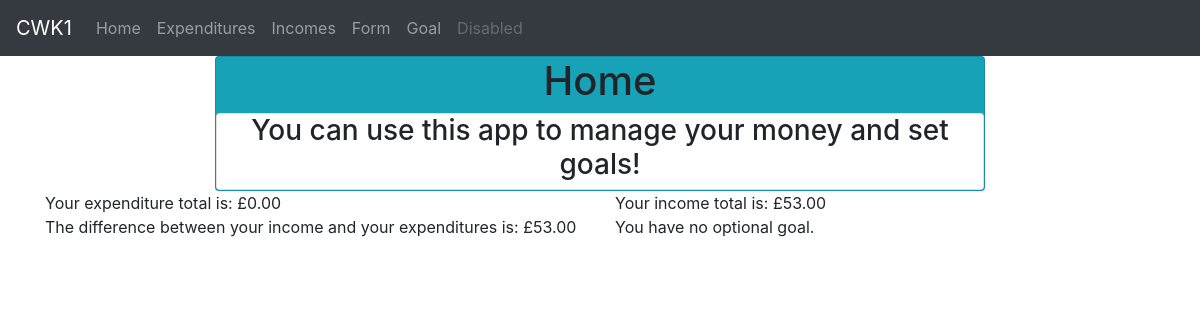
Page /home on the earlier database version.
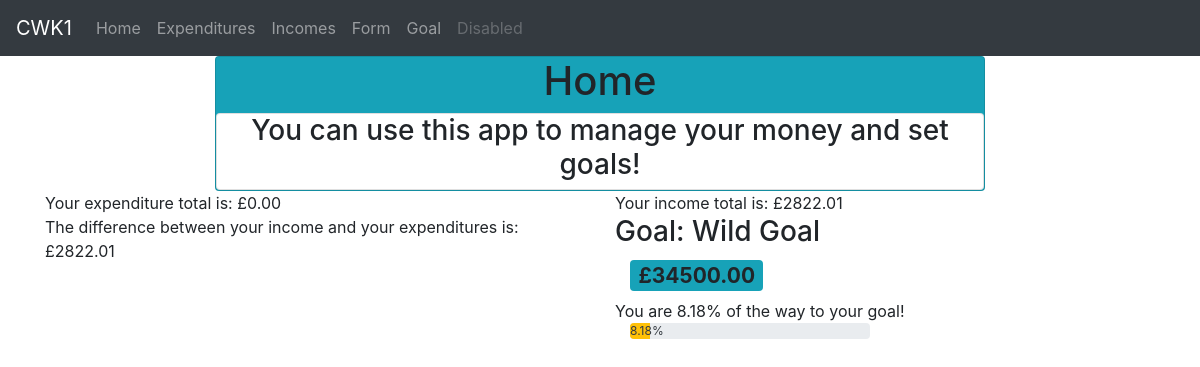
Same page on the later database version.
### app/models.py (models this page shows)
class Goal(db.Model):
    id = db.Column(db.Integer, primary_key=True)
    name = db.Column(db.String(500), index=True, nullable=True)
    amount = db.Column(db.Float, nullable=False)

### app/views.py (the view)
@app.route('/home', methods=['GET', 'POST'])
def home():
    goal_set = False
    goal_name = ""
    goal_amount = -1.0
    goal_progress = -1.0
    with app.app_context():
        expenditure_query = db.session.query(models.Expenditure.amount).all()
        income_query = db.session.query(models.Income.amount).all()
        if db.session.query(models.Goal).count() != 0:
            goal_set = True
            goal = db.session.query(models.Goal).first()
            goal_name, goal_amount = goal.name, goal.amount
    expenditure_total = 0
    income_total = 0
    for x in expenditure_query:
        expenditure_total += float(x[0])
    for x in income_query:
        income_total += float(x[0])
    exp_inc_dif = income_total-expenditure_total
    if goal_amount != -1.0:
        goal_progress = max(round(100*(exp_inc_dif/goal_amount), 2), 0)
        goal_progress=100 if goal_progress > 100 else goal_progress
    home = {'description': 'You can use this app to manage your money and set goals!',
            'income_total': 'This is your income total.',
            'optional_goal': 'You have no optional goal.',
            'null_money': 'This is to be shown if there is nothing to report.'}
    return render_template('home.html', title='Home', home=home, expenditure_total=expenditure_total, income_total=income_total, exp_inc_dif=exp_inc_dif, goal_name=goal_name, goal_amount=goal_amount, goal_set=goal_set, goal_progress=goal_progress)

### app/templates/home.html (shortened to what this page needs)
{% extends "base.html" %}]
{%block content%}
<div class="flex-row">
    <div class="card bg-info text-center">
    <h1>Home</h1>
    <div class="card">
        <h3>{{home.description}}</h3>
        </div>
    </div>
    </div>
    </div>
<div class="container">
    {% if expenditure_total==0 and income_total==0 %}
    <div class="col-sm justify-content-center">
        {{home.null_money}}
    </div>
    {% else %}
    <div class="row ">
        <div class="col-sm">
            <td>Your expenditure total is: £{{'%0.2f'|format(expenditure_total|float)}}</td>
        </div>
        <div class="col-sm">
            <td>Your income total is: £{{'%0.2f'|format(income_total|float)}}</td>
        </div>
    </div>
    <div class="row">
        <div class="col-sm">
            <td>The difference between your income and your expenditures is: £{{'%0.2f'|format(exp_inc_dif|float)}}</td>
        </div>
        {% endif %}
        <div class="col-sm">
            {% if goal_set %}
            <h3>Goal: {{ goal_name }}</h3>
                <h3>
                <div class="col-6">
                    <span class="badge bg-info"> £{{'%0.2f'|format(goal_amount|float)}} </span>
                </div>
                </h3>
            <div class="row-6">
                <body>
                    {% if goal_progress == 100 %}
                    You have reached your goal!
                    {% else %}
                    You are {{goal_progress}}% of the way to your goal!
                    {% endif %}
                </body>
            </div>
            <div class="col-6">
                <div class="progress">
                    <div class="progress-bar bg-warning text-dark" role="progressbar" style="width: {{goal_progress}}%" aria-valuenow={{goal_progress}} aria-valuemin="0" aria-valuemax="100">{{goal_progress}}%</div>
                </div>
            </div>
            {% else %}
            {{home.optional_goal}}
            {% endif %}
        </div>
    </div>
</div>
{%endblock%}

### app/templates/base.html (shortened to what this page needs)
<!DOCTYPE html>
<html lang="en">
  <head>
  <link rel="stylesheet" href="https://stackpath.bootstrapcdn.com/bootstrap/4.2.1/css/bootstrap.min.css">
  </head>
  <body>
    <nav class="navbar navbar-expand-md navbar-dark bg-dark">
      <a class="navbar-brand" href="#">CWK1</a>
      <div class="collapse navbar-collapse" id="navbarSupportedContent">
        <ul class="navbar-nav mr-auto">
          <li class="nav-item"><a class="nav-link" href="/home">Home <span class="sr-only">(current)</span></a></li>
          <li class="nav-item"><a class="nav-link" href="/expenditures">Expenditures</a></li>
          <li class="nav-item"><a class="nav-link" href="/incomes">Incomes</a></li>
          <li class="nav-item"><a class="nav-link" href="/form">Form</a></li>
          <li class="nav-item"><a class="nav-link" href="/goal">Goal</a></li>
          <li class="nav-item"><a class="nav-link disabled" href="#">Disabled</a></li>
        </ul>
      </div>
    </nav>
    <div class="container-fluid">
      <div class="row">
        <div class="col-2"></div>
          <div class="col-8 justify-content-center">
            {% block content %}{% endblock %}
          </div>
        </div>
  </body>
</html>

Differences in the rows shown:
added Goal: name "Wild Goal", amount "34500.00"
Other differences:
{{ '%0.2f'|format(income_total|float) }}: "53.00" → "2822.01"
{{ '%0.2f'|format(exp_inc_dif|float) }}: "53.00" → "2822.01"
{{ goal_progress }}: (not shown) → "8.18"
{{ home.optional_goal }}: "You have no optional goal." → (not shown)
text now shown: "Goal: £ You are % of the way to your goal! %"
